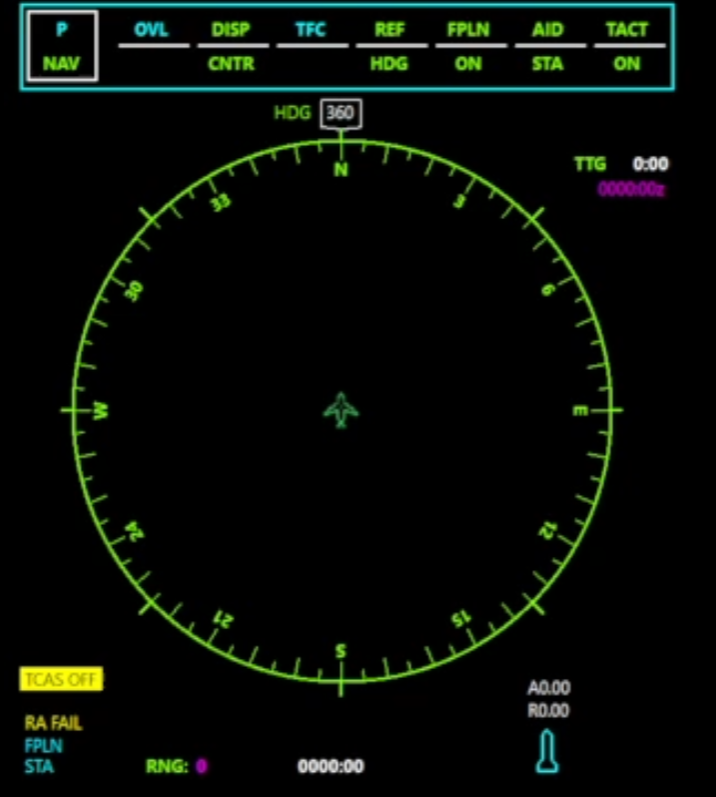
#> input picture Photos/Radar.png, 716 x 797 px, found by its file name
$ python DCT.py
#> lines starting #> are read from the running program, lines starting #| are printed output that depends on the picture
import cv2
import numpy as np
from matplotlib import pyplot as plt
from matplotlib.colors import Normalize
import matplotlib.cm as cm

B = 8  # blocksize
fn3 = '../../Photos/Radar.png'
img1 = cv2.imread(fn3, cv2.IMREAD_GRAYSCALE)
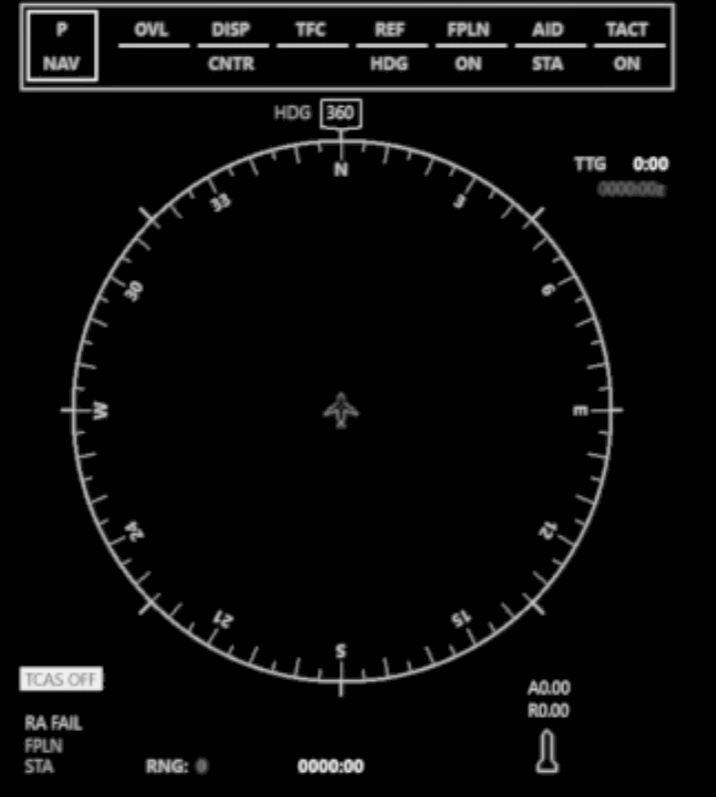
#> img1: shape (797, 716); min 0, max 241, mean 10.6
h, w = np.array(img1.shape[:2]) // B * B
#> h = 792; w = 712
print(h)
#| 792
print(w)
#| 712
img1 = img1[:h, :w]
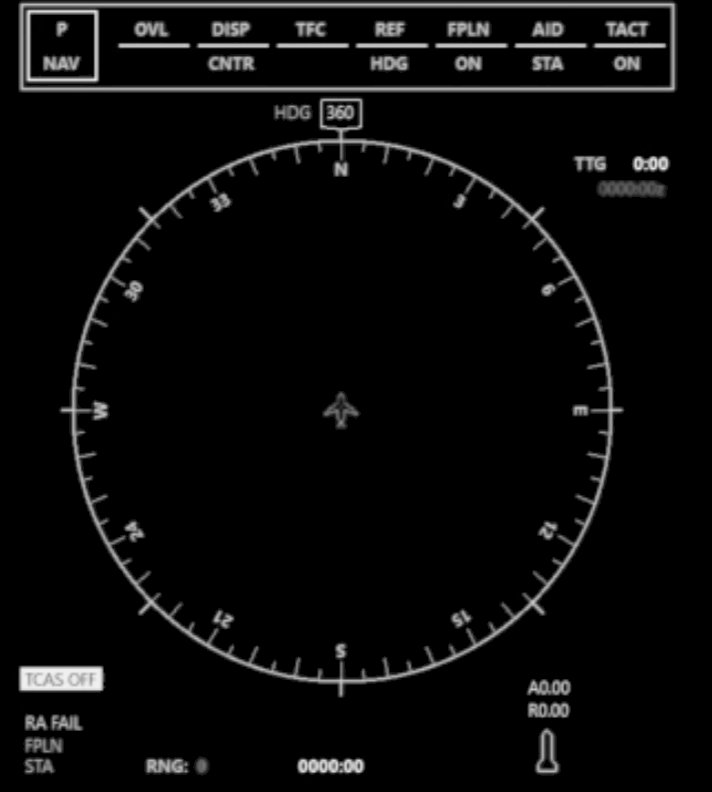
#> img1: shape (792, 712); min 0, max 241, mean 10.7

blocksV = h // B
#> blocksV = 99
blocksH = w // B
#> blocksH = 89
vis0 = np.zeros((h, w), np.float32)
vis0[:h, :w] = img1

# DCT transformation on the entire image
Trans = cv2.dct(vis0)

cv2.imwrite('Transformed.jpg', Trans)
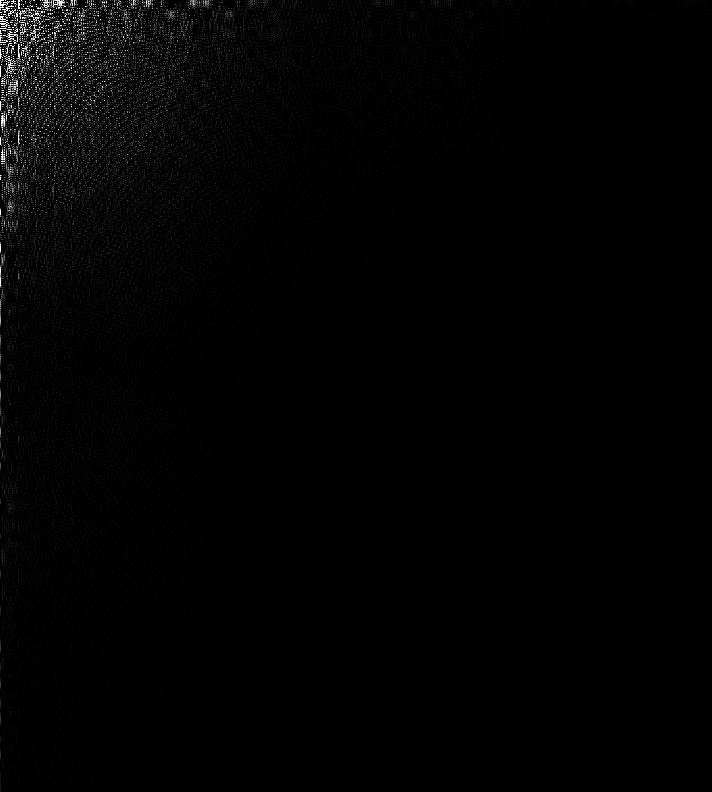
#> saved as Transformed.jpg: shape (792, 712); min 0, max 255, mean 3

row, col = 0, 0  # Set to the top-left corner or any other point you prefer

plt.imshow(img1, cmap="gray")
plt.plot([B * col, B * col + B, B * col + B, B * col, B * col], [B * row, B * row, B * row + B, B * row + B, B * row])
plt.axis([0, w, h, 0])
plt.title("Original Image")

plt.figure()
plt.subplot(1, 2, 1)
selectedImg = img1[row * B:(row + 1) * B, col * B:(col + 1) * B]
N255 = Normalize(0, 255)
plt.imshow(selectedImg, cmap="gray", norm=N255, interpolation='nearest')
plt.title("Image in selected Region")

plt.subplot(1, 2, 2)
selectedTrans = Trans[row * B:(row + 1) * B, col * B:(col + 1) * B]
plt.imshow(selectedTrans, cmap=cm.jet, interpolation='nearest')
plt.colorbar(shrink=0.5)
plt.title("DCT transform of selected Region")

plt.show()
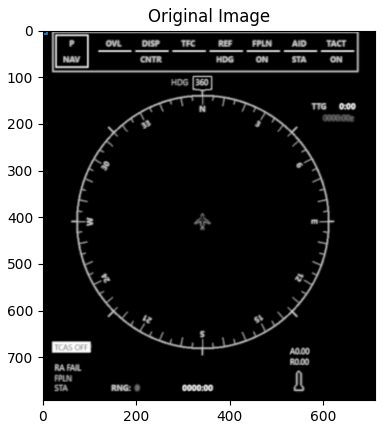
#> figure drawn by matplotlib, 1 panel
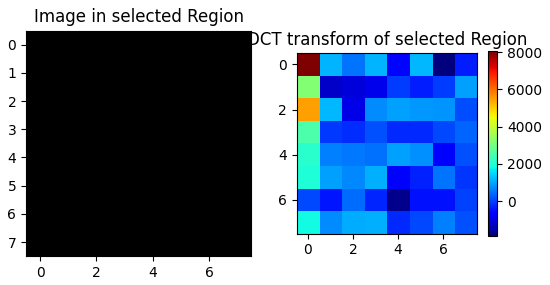
#> figure drawn by matplotlib, 3 panels

$ run again, with Photos/edit1.jpg saved as Photos/Radar.png
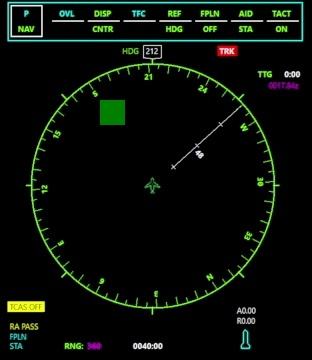
#> input picture Photos/edit1.jpg, 312 x 360 px, found by its file name
#| 360
#| 312
#> `Trans = cv2.dct(vis0)`:
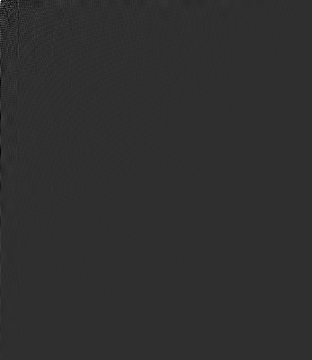
#> Trans: shape (360, 312) float32; min -949.2, max 4166, mean 0; drawn with min black and max white
#> `plt.show()`:
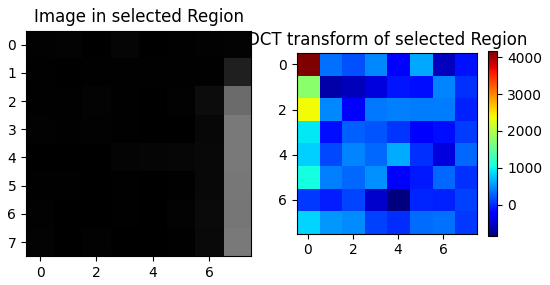
#> figure drawn by matplotlib, 3 panels
